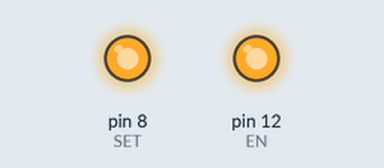
Recording of a sketch running on a simulated Arduino Uno, built with avr-gcc and run on an emulated ATmega328P. On the bench: output pins drawn as LEDs (lit = HIGH). Pins used as bus, display or sensor lines are not drawn; what the sketch prints to the serial monitor is not drawn.

Above: at 1.2 s.
Timing chart, 0 to 2.7 s (numbered marks = the images above):
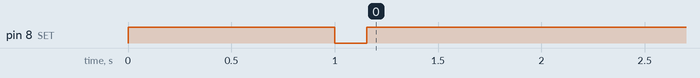

The sketch:

APC220_GUI_config_v1.0.ino
```cpp
/*
  #       _\|/_   A ver..., ¿que tenemos por aqui?
  #       (O-O)
  # ---oOO-(_)-OOo---------------------------------


  ##########################################################
  # ****************************************************** #
  # *            DOMOTICA PARA AFICIONADOS               * #
  # *     Tk GUI  Configuracion del modulo APC220        * #
  # *          Autor:  Eulogio López Cayuela             * #
  # *                                                    * #
  # *       Versión v1.0      Fecha: 13/02/2020          * #
  # ****************************************************** #
  ##########################################################
*/

#define __VERSION__ "\Tk GUI Configuracion del modulo APC220 v1.0\n"

/*

 ===== NOTAS DE LA VERSION =====

 >> Cuando se lee la configuracion del modulo se obtiene un linea similar a esta (PARAM 415370 2 9 3 0 )

"PARAM AAAAAA B C D E"

	AAAAAA, es la frecuencia de trabajo del modulo expresada en KHz
	Puede oscilar entre 418MHz y 455MHz
	- en el ejemplo 415.370 MHz

	B, es la velocidad de transmision de radio frecuencia puede tomar los siguientes valores
	1 (2400bps), 2 (4800bps), 3 (9600bps), 4 (19200bps)
	- en el ejemplo 4800bps

	C, es la potencia de emision, puede tomar valores entre 0 y 9, siendo 9 la mayor potencia
	- en el ejemplo 9

	D, velodidad de transferencia entre el modulo y arduino o PC 	, toma valores entre 0 y 6
	0 (1200bps), 1 (2400bps), 2 (4800bps),3 (9600bps), 4 (19200bps), 5 (38400bps), 6 (57600bps)
	- en el ejemplo 9600bps

	E, es el control de paridad de la informacion emitida por RF
	0 (sin control de paridad), 1 (paridad par), 2 (paridad impar)
  - sin control de paridad

>> Para grabar informacion se ha de enviar una linea similar...
   WR 434000 3 9 3 0

  Esta configuracion seria: Frecuencia de emision 434MHz, velocidad RF 9600,
  maxima potencia, Puerto serie 9600 y sin control de paridad

*/


/*
  CONEXIONES:

 =======================
  ARDUINO     APC220
 =======================
   GND  --->   GND
   D13  --->   Vcc
   D12  --->   EN
   D11  --->   RX
   D10  --->   TX
   D09  --->   AUX
   D08  --->   SET

*/


/*mmmmmmmmmmmmmmmmmmmmmmmmmmmmmmmmmmmmmmmmmmmmmmmmmmmmmmmmmmmmmmmmmmmmmmmmmmmmmmmmmmmmmmmmmmmmmmmmmmm
//        IMPORTACION DE LIBRERIAS
++mmmmmmmmmmmmmmmmmmmmmmmmmmmmmmmmmmmmmmmmmmmmmmmmmmmmmmmmmmmmmmmmmmmmmmmmmmmmmmmmmmmmmmmmmmmmmmmmmmm*/

#include <SoftwareSerial.h>


/*mmmmmmmmmmmmmmmmmmmmmmmmmmmmmmmmmmmmmmmmmmmmmmmmmmmmmmmmmmmmmmmmmmmmmmmmmmmmmmmmmmmmmmmmmmmmmmmmmmm
//        SECCION DE DECLARACION DE CONSTANTES  Y  VARIABLES GLOBALES
//mmmmmmmmmmmmmmmmmmmmmmmmmmmmmmmmmmmmmmmmmmmmmmmmmmmmmmmmmmmmmmmmmmmmmmmmmmmmmmmmmmmmmmmmmmmmmmmmmmm*/

//------------------------------------------------------
//Definiciones para pines y variables
//------------------------------------------------------
#define SET      8
#define AUX      9
#define EN      12
#define VCC     13

#define ARDUINO_RXD     10
#define ARDUINO_TXD     11

SoftwareSerial APCport(ARDUINO_RXD, ARDUINO_TXD);  //definimos el puerto serie Software para comunicar con el modulo RF


boolean FLAG_estado_led = false;


//mmmmmmmmmmmmmmmmmmmmmmmmmmmmmmmmmmmmmmmmmmmmmmmmmmmmmmmmmmmmmmmmmmmmmmmmmmmmmmmmmmmmmmmmmmmmmmmmmmm
//***************************************************************************************************
//         FUNCION DE CONFIGURACION
//***************************************************************************************************
//mmmmmmmmmmmmmmmmmmmmmmmmmmmmmmmmmmmmmmmmmmmmmmmmmmmmmmmmmmmmmmmmmmmmmmmmmmmmmmmmmmmmmmmmmmmmmmmmmmm

void setup()
{
  Serial.begin(9600);
  Serial.println(F(__VERSION__));

  APCport.begin(9600);  //iniciar el puerto serie software para comunicar con el APC220

  pinMode(SET,OUTPUT);
  pinMode(AUX,INPUT);
  pinMode(EN,OUTPUT);
  pinMode(VCC,OUTPUT);

  digitalWrite(SET,HIGH);
  digitalWrite(VCC,HIGH);
  digitalWrite(EN,HIGH);

  delay(1000);

  Serial.println(F("CONFIGURACION ACTUAL:\n"));
  read_config();

}


//mmmmmmmmmmmmmmmmmmmmmmmmmmmmmmmmmmmmmmmmmmmmmmmmmmmmmmmmmmmmmmmmmmmmmmmmmmmmmmmmmmmmmmmmmmmmmmmmmmm
//***************************************************************************************************
//  BUCLE PRINCIPAL DEL PROGRAMA   (SISTEMA VEGETATIVO)
//***************************************************************************************************
//mmmmmmmmmmmmmmmmmmmmmmmmmmmmmmmmmmmmmmmmmmmmmmmmmmmmmmmmmmmmmmmmmmmmmmmmmmmmmmmmmmmmmmmmmmmmmmmmmmm

void loop()
{
  atenderPuertoSerie();
}


/*mmmmmmmmmmmmmmmmmmmmmmmmmmmmmmmmmmmmmmmmmmmmmmmmmmmmmmmmmmmmmmmmmmmmmmmmmmmmmmmmmmmmmmmmmmmmmmmmmmmmmmmm
   ######################################################################################################
        BLOQUE DE FUNCIONES: LECTURAS DE SENSORES, COMUNICACION SERIE, CONTROL LCD...
   ######################################################################################################
//mmmmmmmmmmmmmmmmmmmmmmmmmmmmmmmmmmmmmmmmmmmmmmmmmmmmmmmmmmmmmmmmmmmmmmmmmmmmmmmmmmmmmmmmmmmmmmmmmmmmmmmm*/


/*mmmmmmmmmmmmmmmmmmmmmmmmmmmmmmmmmmmmmmmmmmmmmmmmmmmmmmmmmmmmmmmmmmmmmmmmmmmmmmmmmmmmmmmmmmmmmmmmmmmmmmmm
//    COMUNICACIONES (PUERTO SERIE)
//mmmmmmmmmmmmmmmmmmmmmmmmmmmmmmmmmmmmmmmmmmmmmmmmmmmmmmmmmmmmmmmmmmmmmmmmmmmmmmmmmmmmmmmmmmmmmmmmmmmmmmmm*/

//========================================================
// FUNCION PARA LECTURA DE CADENAS POR PUERTO SERIE
//========================================================

void atenderPuertoSerie()
{
  String cadena_recibida = "";
  while(Serial.available()) {
    cadena_recibida = Serial.readString();  // leer una cadena
  }
  cadena_recibida.trim();                   //eliminamos los posibles espacios en blanco al inicio y final de la cadena

  if (cadena_recibida.length() >0) {
    cadena_recibida.toUpperCase();
    String comando = cadena_recibida.substring(0,2);

    /* leer configuracion y enviarla al puerto serie */
    if(comando=="RD"){
      read_config();
      return;
    }

    /* Escribir una configuracion en el transceptor */
    if(comando=="WR"){

      /* comprobar que la configuracion recibida es valida ants de grabarla */
      //Codigo para validar el comando recibido si se desea.
      //Lo validamos en python antes del envio, pero por si queremos redundar...

      /* grabar la nueva configuracion */
      write_config(cadena_recibida);        // consultar el datasheet para detalle de los parametros

      /* esperar un poco... */
      delay(1000);
      return;
    }
  }
}


/*mmmmmmmmmmmmmmmmmmmmmmmmmmmmmmmmmmmmmmmmmmmmmmmmmmmmmmmmmmmmmmmmmmmmmmmmmmmmmmmmmmmmmmmmmmmmmmmmmmmmmmmm
//  LEER Y GRABAR CONFIGURACION EN EL APC220
//mmmmmmmmmmmmmmmmmmmmmmmmmmmmmmmmmmmmmmmmmmmmmmmmmmmmmmmmmmmmmmmmmmmmmmmmmmmmmmmmmmmmmmmmmmmmmmmmmmmmmmmm*/

//========================================================
// LEER CONFIGURACION ACTUAL DEL APC220
//========================================================

void read_config()
{
  digitalWrite(SET, LOW);         // poner en modo configuracion
  delay(50);                      // pausa para estabilizar
  APCport.print("RD");            // peticion de datos
  APCport.write(0x0D);            // fin de linea
  APCport.write(0x0A);            // y retorno de carro. Similar a hacer un 'println', pero con println no funciona :(
  delay(100);                     // pausa para estabilizar

  bool FLAG_APC_presente = false;
  while (APCport.available()) {
    FLAG_APC_presente = true;
    Serial.write(APCport.read());
  }

  if(FLAG_APC_presente == false){
    Serial.print(F("MODULO NO DETECTADO, REVISE LAS CONEXIONES"));
  }

  Serial.write(0x0D);            // fin de linea
  Serial.write(0x0A);

  digitalWrite(SET, HIGH);        // volver al modo normal
}


//========================================================
// ESCRIBIR NUEVA CONFIGURACION EN EL APC220
//========================================================

void write_config(String nueva_configuracion)
{
  digitalWrite(SET, LOW);               // poner en modo configuracion
  delay(50);
  APCport.print(nueva_configuracion);   // consultar el datasheet para detalle de los parametros
  APCport.write(0x0D);                  // fin de linea
  APCport.write(0x0A);                  // y retorno de carro. Similar a hacer un 'println', pero con println no funciona :(
  delay(100);
  digitalWrite(SET, HIGH);              // volver al modo normal
}


//*******************************************************
//                    FIN DE PROGRAMA
//*******************************************************
```
